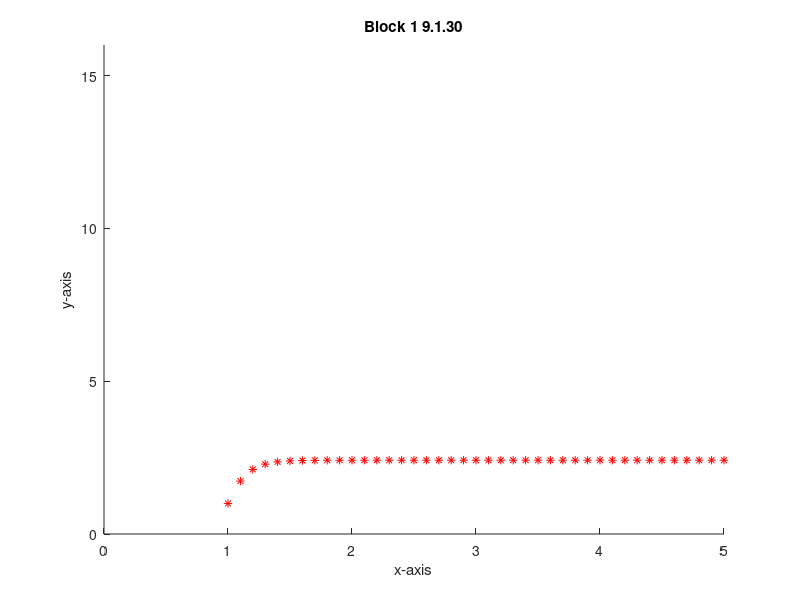

Here is the MATLAB script that generated this plot:
%Show that {a_n} is increasing and has an upper bound, conclude that
%the sequence converges and find its limit.
%Let a_1 = 1 and a_n+1 = sqrt(1+2a_n) (n = 1,2,3,...)

i=1; %set startvalue of loop
a=0; %set startvalue of a
axis([0 5 0 16]) %set zoomlevel
hold on
while i < 15 %loop enough times so upper bound is visible
    a = sqrt(1+(a*2));
    plot(i,a, "r*") %set points in graph
    fprintf("%d %d \n",  i, a) %get printouts
    i=i+0.1; %increase with each loop i 
end
hold off
xlabel('x-axis')
ylabel('y-axis')
title('Block 1 9.1.30')
%While the upper bound goes to 3, the value of y does not exceed 2.4142